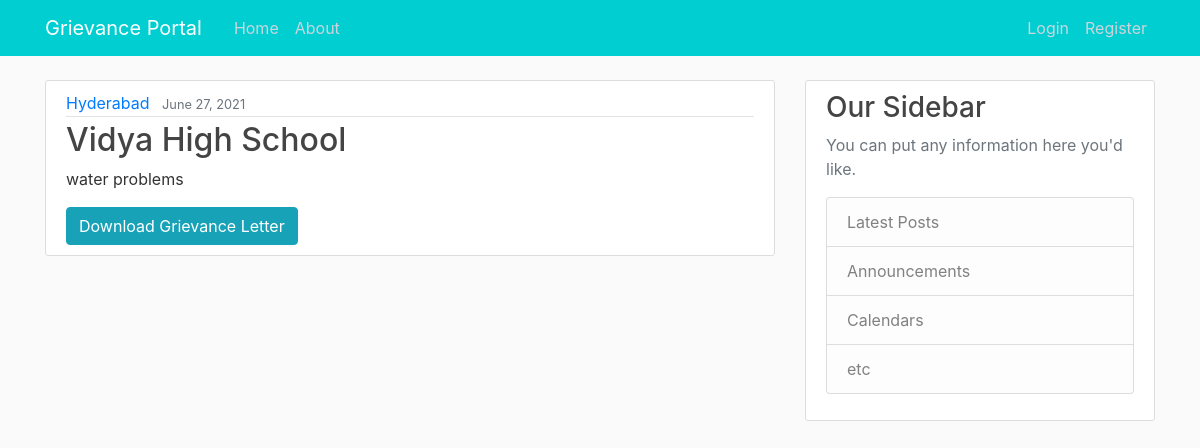
Before: / with the older database file.
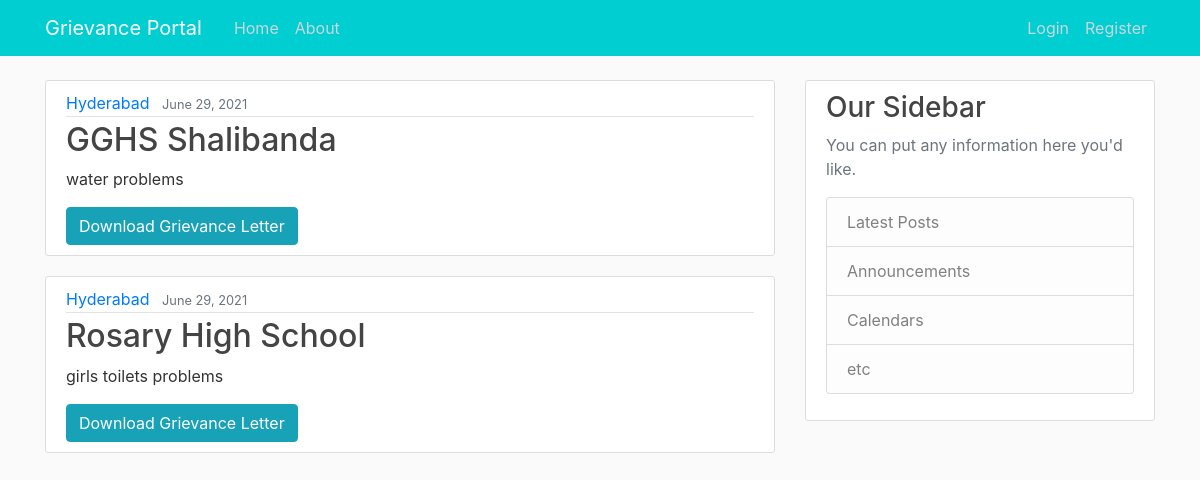
After: the same page with the newer database file.
### smc/models.py (models this page shows)
class Letter(models.Model):
    grievance =  models.CharField(max_length=200, null=True, default = 'water problems')
    name_smc = models.CharField(max_length=200, null=True, default = 'John')
    email_smc = models.EmailField(default = 'abc@xyz.com')
    school_smc = models.CharField(max_length=200, null=True, default = 'Vidya High School')
    state_smc = models.CharField(max_length=200, null=True, default = 'Telangana')
    city_smc = models.CharField(max_length=200, null=True, default = 'Hyderabad')
    date_posted = models.DateTimeField(default=timezone.now)

class GrievanceLetter(Letter):
    grievance_letter =  models.FileField()

class Letter(models.Model):
    grievance =  models.CharField(max_length=200, null=True, default = 'water problems')
    name_smc = models.CharField(max_length=200, null=True, default = 'John')
    email_smc = models.EmailField(default = 'abc@xyz.com')
    school_smc = models.CharField(max_length=200, null=True, default = 'Vidya High School')
    state_smc = models.CharField(max_length=200, null=True, default = 'Telangana')
    city_smc = models.CharField(max_length=200, null=True, default = 'Hyderabad')
    date_posted = models.DateTimeField(default=timezone.now)

### smc/views.py (the view)
# urls.py: path('', smc_views.project_home, name='project_home'),
def project_home(request):
    context = {
        'letters': GrievanceLetter.objects.all()
    }
    return render(request, "smc/project_home.html", context)

### smc/templates/smc/project_home.html
{% extends "smc/layout.html" %}
{% block content %}
    {% for letter in letters %}
        <article class="media content-section">
          <div class="media-body">
            <div class="article-metadata">
              <a class="mr-2" href="">{{ letter.city_smc }}</a>
              <small class="text-muted">{{ letter.date_posted|date:"F d, Y" }}</small>
            </div>
            <h2><a class="article-title" href="">{{ letter.school_smc }}</a></h2>
            <p class="article-content">{{ letter.grievance }}</p>
            <a class="btn btn-info"  href="{% url 'view_letter' %}">Download Grievance Letter</a>
          </div>
        </article>
    {% endfor %}
{% endblock content %}

### smc/templates/smc/layout.html (shortened to what this page needs)
{% load static %}
<!DOCTYPE html>
<html>
<head>
    <link rel="stylesheet" href="https://maxcdn.bootstrapcdn.com/bootstrap/4.0.0/css/bootstrap.min.css">
    <link rel="stylesheet" type="text/css" href="{% static 'smc/main.css' %}">
</head>
<body>
    <header class="site-header">
      <nav class="navbar navbar-expand-md navbar-dark bg-blue fixed-top">
        <div class="container">
          <a class="navbar-brand mr-4" href="{% url 'project_home' %}">Grievance Portal</a>
          <div class="collapse navbar-collapse" id="navbarToggle">
            <div class="navbar-nav mr-auto">
              <a class="nav-item nav-link" href="{% url 'project_home' %}">Home</a>
              <a class="nav-item nav-link" href="{% url 'project_about' %}">About</a>
            </div>
            <div class="navbar-nav">
              {% if user.is_authenticated %}
                <a class="nav-item nav-link" href="{% url 'grievance_form' %}">Generate a Grievance letter</a>
                <a class="nav-item nav-link" href="{% url 'raise_grievance' %}">Post a Grievance letter</a>
                <a class="nav-item nav-link" href="{% url 'smc_logout' %}">Logout</a>
              {% else %}
                <a class="nav-item nav-link" href="{% url 'smc_login' %}">Login</a>
                <a class="nav-item nav-link" href="{% url 'smc_register' %}">Register</a>
              {% endif %}
            </div>
          </div>
        </div>
      </nav>
    </header>
    <main role="main" class="container">
      <div class="row">
        <div class="col-md-8">
          {% block content %}{% endblock %}
        </div>
        <div class="col-md-4">
          <div class="content-section">
            <h3>Our Sidebar</h3>
            <p class='text-muted'>You can put any information here you'd like.
              <ul class="list-group">
                <li class="list-group-item list-group-item-light">Latest Posts</li>
                <li class="list-group-item list-group-item-light">Announcements</li>
                <li class="list-group-item list-group-item-light">Calendars</li>
                <li class="list-group-item list-group-item-light">etc</li>
              </ul>
            </p>
          </div>
        </div>
      </div>
    </main>
</body>
</html>

### smc/static/smc/main.css (style rules this page uses)
body { background: #fafafa; color: #333333; margin-top: 5rem; }
h1, h2, h3, h4, h5, h6 { color: #444444; }
ul { margin: 0; }
.bg-blue { background-color: #00CED1; }
.site-header .navbar-nav .nav-link { color: #cbd5db; }
.content-section { background: #ffffff; padding: 10px 20px; border: 1px solid #dddddd; border-radius: 3px; margin-bottom: 20px; }
.article-title { color: #444444; }
.article-content { white-space: pre-line; }
.article-metadata { padding-bottom: 1px; margin-bottom: 4px; border-bottom: 1px solid #e3e3e3 }

Changed rows visible on the page:
removed GrievanceLetter: city_smc "Hyderabad", date_posted "June 27, 2021", school_smc "Vidya High School", grievance "water problems"
added GrievanceLetter: city_smc "Hyderabad", date_posted "June 29, 2021", school_smc "GGHS Shalibanda", grievance "water problems"
added GrievanceLetter: city_smc "Hyderabad", date_posted "June 29, 2021", school_smc "Rosary High School", grievance "girls toilets problems"
